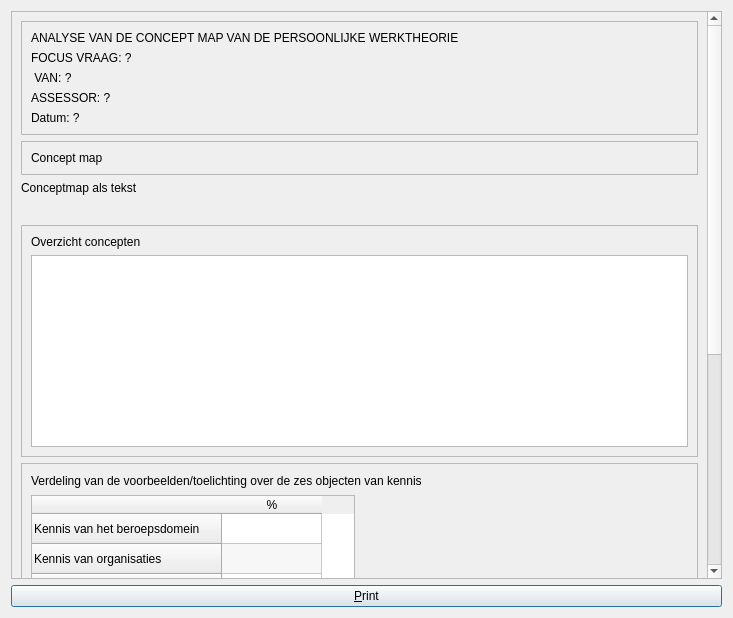
<?xml version="1.0" encoding="UTF-8"?>
<ui version="4.0">
 <class>QtPvdbPrintRatingDialog</class>
 <widget class="QDialog" name="QtPvdbPrintRatingDialog">
  <property name="geometry">
   <rect>
    <x>0</x>
    <y>0</y>
    <width>733</width>
    <height>618</height>
   </rect>
  </property>
  <property name="windowTitle">
   <string>Printen assessor preview</string>
  </property>
  <property name="windowIcon">
   <iconset resource="Brainweaver.qrc">
    <normaloff>:/images/PicArrow14x14.png</normaloff>:/images/PicArrow14x14.png</iconset>
  </property>
  <layout class="QVBoxLayout" name="verticalLayout_5">
   <item>
    <widget class="QScrollArea" name="scrollArea">
     <property name="verticalScrollBarPolicy">
      <enum>Qt::ScrollBarAlwaysOn</enum>
     </property>
     <property name="horizontalScrollBarPolicy">
      <enum>Qt::ScrollBarAsNeeded</enum>
     </property>
     <property name="widgetResizable">
      <bool>true</bool>
     </property>
     <widget class="QWidget" name="scrollAreaWidgetContents">
      <property name="geometry">
       <rect>
        <x>0</x>
        <y>0</y>
        <width>699</width>
        <height>937</height>
       </rect>
      </property>
      <property name="maximumSize">
       <size>
        <width>703</width>
        <height>16777215</height>
       </size>
      </property>
      <layout class="QVBoxLayout" name="verticalLayout_6">
       <item>
        <widget class="QFrame" name="frame_header">
         <property name="frameShape">
          <enum>QFrame::StyledPanel</enum>
         </property>
         <property name="frameShadow">
          <enum>QFrame::Raised</enum>
         </property>
         <layout class="QVBoxLayout" name="verticalLayout_2">
          <item>
           <widget class="QLabel" name="label_title">
            <property name="text">
             <string>ANALYSE VAN DE CONCEPT MAP VAN DE PERSOONLIJKE WERKTHEORIE</string>
            </property>
           </widget>
          </item>
          <item>
           <widget class="QLabel" name="label_focal_question">
            <property name="text">
             <string>FOCUS VRAAG: ?</string>
            </property>
            <property name="wordWrap">
             <bool>true</bool>
            </property>
           </widget>
          </item>
          <item>
           <widget class="QLabel" name="label_student_name">
            <property name="text">
             <string> VAN: ?</string>
            </property>
           </widget>
          </item>
          <item>
           <widget class="QLabel" name="label_assessor_name">
            <property name="text">
             <string>ASSESSOR: ?</string>
            </property>
           </widget>
          </item>
          <item>
           <widget class="QLabel" name="label_date">
            <property name="text">
             <string>Datum: ?</string>
            </property>
           </widget>
          </item>
         </layout>
        </widget>
       </item>
       <item>
        <widget class="QFrame" name="frame_concept_map">
         <property name="frameShape">
          <enum>QFrame::StyledPanel</enum>
         </property>
         <property name="frameShadow">
          <enum>QFrame::Raised</enum>
         </property>
         <layout class="QVBoxLayout" name="verticalLayout">
          <item>
           <widget class="QLabel" name="label_concept_map">
            <property name="sizePolicy">
             <sizepolicy hsizetype="Preferred" vsizetype="Maximum">
              <horstretch>0</horstretch>
              <verstretch>0</verstretch>
             </sizepolicy>
            </property>
            <property name="text">
             <string>Concept map</string>
            </property>
           </widget>
          </item>
         </layout>
        </widget>
       </item>
       <item>
        <widget class="QLabel" name="label_concept_map_as_text">
         <property name="text">
          <string>Conceptmap als tekst</string>
         </property>
        </widget>
       </item>
       <item>
        <widget class="QWidget" name="widget_concept_map_as_text" native="true">
         <layout class="QVBoxLayout" name="verticalLayout_4"/>
        </widget>
       </item>
       <item>
        <widget class="QFrame" name="frame_concepts">
         <property name="frameShape">
          <enum>QFrame::StyledPanel</enum>
         </property>
         <property name="frameShadow">
          <enum>QFrame::Raised</enum>
         </property>
         <layout class="QVBoxLayout" name="verticalLayout_7">
          <item>
           <widget class="QLabel" name="label_3">
            <property name="sizePolicy">
             <sizepolicy hsizetype="Preferred" vsizetype="Fixed">
              <horstretch>0</horstretch>
              <verstretch>0</verstretch>
             </sizepolicy>
            </property>
            <property name="text">
             <string>Overzicht concepten</string>
            </property>
           </widget>
          </item>
          <item>
           <widget class="QTableWidget" name="table_concepts">
            <property name="sizePolicy">
             <sizepolicy hsizetype="Expanding" vsizetype="MinimumExpanding">
              <horstretch>0</horstretch>
              <verstretch>0</verstretch>
             </sizepolicy>
            </property>
            <property name="verticalScrollBarPolicy">
             <enum>Qt::ScrollBarAlwaysOff</enum>
            </property>
            <property name="horizontalScrollBarPolicy">
             <enum>Qt::ScrollBarAlwaysOff</enum>
            </property>
            <property name="alternatingRowColors">
             <bool>true</bool>
            </property>
            <attribute name="horizontalHeaderVisible">
             <bool>false</bool>
            </attribute>
            <attribute name="horizontalHeaderHighlightSections">
             <bool>true</bool>
            </attribute>
            <attribute name="horizontalHeaderStretchLastSection">
             <bool>true</bool>
            </attribute>
            <column>
             <property name="text">
              <string>Complexiteit</string>
             </property>
            </column>
            <column>
             <property name="text">
              <string>Concreetheid</string>
             </property>
            </column>
            <column>
             <property name="text">
              <string>Specificiteit</string>
             </property>
            </column>
           </widget>
          </item>
         </layout>
        </widget>
       </item>
       <item>
        <widget class="QFrame" name="frame_competencies">
         <property name="sizePolicy">
          <sizepolicy hsizetype="Preferred" vsizetype="Preferred">
           <horstretch>0</horstretch>
           <verstretch>0</verstretch>
          </sizepolicy>
         </property>
         <property name="minimumSize">
          <size>
           <width>0</width>
           <height>278</height>
          </size>
         </property>
         <property name="frameShape">
          <enum>QFrame::StyledPanel</enum>
         </property>
         <property name="frameShadow">
          <enum>QFrame::Raised</enum>
         </property>
         <layout class="QVBoxLayout" name="verticalLayout_8">
          <item>
           <widget class="QLabel" name="label_concepts">
            <property name="sizePolicy">
             <sizepolicy hsizetype="Preferred" vsizetype="Fixed">
              <horstretch>0</horstretch>
              <verstretch>0</verstretch>
             </sizepolicy>
            </property>
            <property name="text">
             <string>Verdeling van de voorbeelden/toelichting over de zes objecten van kennis</string>
            </property>
           </widget>
          </item>
          <item>
           <widget class="QTableWidget" name="table_examples">
            <property name="sizePolicy">
             <sizepolicy hsizetype="Expanding" vsizetype="Fixed">
              <horstretch>0</horstretch>
              <verstretch>0</verstretch>
             </sizepolicy>
            </property>
            <property name="minimumSize">
             <size>
              <width>0</width>
              <height>235</height>
             </size>
            </property>
            <property name="maximumSize">
             <size>
              <width>324</width>
              <height>235</height>
             </size>
            </property>
            <property name="verticalScrollBarPolicy">
             <enum>Qt::ScrollBarAlwaysOff</enum>
            </property>
            <property name="alternatingRowColors">
             <bool>true</bool>
            </property>
            <row>
             <property name="text">
              <string>Kennis van het beroepsdomein</string>
             </property>
            </row>
            <row>
             <property name="text">
              <string>Kennis van organisaties</string>
             </property>
            </row>
            <row>
             <property name="text">
              <string>Kennis van de sociale omgeving</string>
             </property>
            </row>
            <row>
             <property name="text">
              <string>Kennis van de doelgroep</string>
             </property>
            </row>
            <row>
             <property name="text">
              <string>Technisch instrumentele kennis</string>
             </property>
            </row>
            <row>
             <property name="text">
              <string>Kennis van de eigen persoon</string>
             </property>
            </row>
            <row>
             <property name="text">
              <string>Overige</string>
             </property>
            </row>
            <column>
             <property name="text">
              <string>%</string>
             </property>
            </column>
            <item row="0" column="0">
             <property name="text">
              <string/>
             </property>
            </item>
            <item row="1" column="0">
             <property name="text">
              <string/>
             </property>
            </item>
            <item row="2" column="0">
             <property name="text">
              <string/>
             </property>
            </item>
            <item row="3" column="0">
             <property name="text">
              <string/>
             </property>
            </item>
            <item row="4" column="0">
             <property name="text">
              <string/>
             </property>
            </item>
            <item row="5" column="0">
             <property name="text">
              <string/>
             </property>
            </item>
            <item row="6" column="0">
             <property name="text">
              <string/>
             </property>
            </item>
           </widget>
          </item>
         </layout>
        </widget>
       </item>
       <item>
        <widget class="QFrame" name="frame_values">
         <property name="frameShape">
          <enum>QFrame::StyledPanel</enum>
         </property>
         <property name="frameShadow">
          <enum>QFrame::Raised</enum>
         </property>
         <layout class="QVBoxLayout" name="verticalLayout_3">
          <item>
           <widget class="QLabel" name="label_5">
            <property name="sizePolicy">
             <sizepolicy hsizetype="Preferred" vsizetype="Fixed">
              <horstretch>0</horstretch>
              <verstretch>0</verstretch>
             </sizepolicy>
            </property>
            <property name="text">
             <string>Gevonden waarden</string>
            </property>
           </widget>
          </item>
          <item>
           <widget class="QTableWidget" name="table_values">
            <property name="sizePolicy">
             <sizepolicy hsizetype="Expanding" vsizetype="Fixed">
              <horstretch>0</horstretch>
              <verstretch>0</verstretch>
             </sizepolicy>
            </property>
            <property name="maximumSize">
             <size>
              <width>500</width>
              <height>144</height>
             </size>
            </property>
            <property name="verticalScrollBarPolicy">
             <enum>Qt::ScrollBarAlwaysOff</enum>
            </property>
            <property name="horizontalScrollBarPolicy">
             <enum>Qt::ScrollBarAlwaysOff</enum>
            </property>
            <property name="alternatingRowColors">
             <bool>true</bool>
            </property>
            <attribute name="horizontalHeaderDefaultSectionSize">
             <number>200</number>
            </attribute>
            <attribute name="horizontalHeaderMinimumSectionSize">
             <number>100</number>
            </attribute>
            <row>
             <property name="text">
              <string>Complexiteit</string>
             </property>
            </row>
            <row>
             <property name="text">
              <string>Concreetheid</string>
             </property>
            </row>
            <row>
             <property name="text">
              <string>Specificiteit</string>
             </property>
            </row>
            <row>
             <property name="text">
              <string>Rijkheid</string>
             </property>
            </row>
            <column>
             <property name="text">
              <string>Experimentele waarde</string>
             </property>
            </column>
            <column>
             <property name="text">
              <string>Geschatte waarde</string>
             </property>
            </column>
            <item row="0" column="0">
             <property name="text">
              <string>X_e</string>
             </property>
            </item>
            <item row="0" column="1">
             <property name="text">
              <string>X_s</string>
             </property>
            </item>
            <item row="1" column="0">
             <property name="text">
              <string>C_e</string>
             </property>
            </item>
            <item row="1" column="1">
             <property name="text">
              <string>C_s</string>
             </property>
            </item>
            <item row="2" column="0">
             <property name="text">
              <string>S_e</string>
             </property>
            </item>
            <item row="2" column="1">
             <property name="text">
              <string>-</string>
             </property>
            </item>
            <item row="3" column="0">
             <property name="text">
              <string>R_e</string>
             </property>
            </item>
            <item row="3" column="1">
             <property name="text">
              <string>-</string>
             </property>
            </item>
           </widget>
          </item>
         </layout>
        </widget>
       </item>
      </layout>
     </widget>
    </widget>
   </item>
   <item>
    <widget class="QPushButton" name="button_print">
     <property name="text">
      <string>&amp;Print</string>
     </property>
    </widget>
   </item>
  </layout>
 </widget>
 <resources>
  <include location="Brainweaver.qrc"/>
 </resources>
 <connections/>
</ui>
